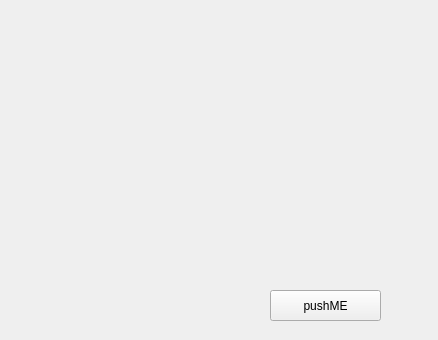
<?xml version="1.0" encoding="UTF-8"?>
<ui version="4.0">
 <class>Form</class>
 <widget class="QWidget" name="Form">
  <property name="geometry">
   <rect>
    <x>0</x>
    <y>0</y>
    <width>438</width>
    <height>340</height>
   </rect>
  </property>
  <property name="windowTitle">
   <string>Form</string>
  </property>
  <widget class="QPushButton" name="pushButton">
   <property name="geometry">
    <rect>
     <x>270</x>
     <y>290</y>
     <width>111</width>
     <height>31</height>
    </rect>
   </property>
   <property name="text">
    <string>pushME</string>
   </property>
  </widget>
 </widget>
 <resources/>
 <connections/>
</ui>
